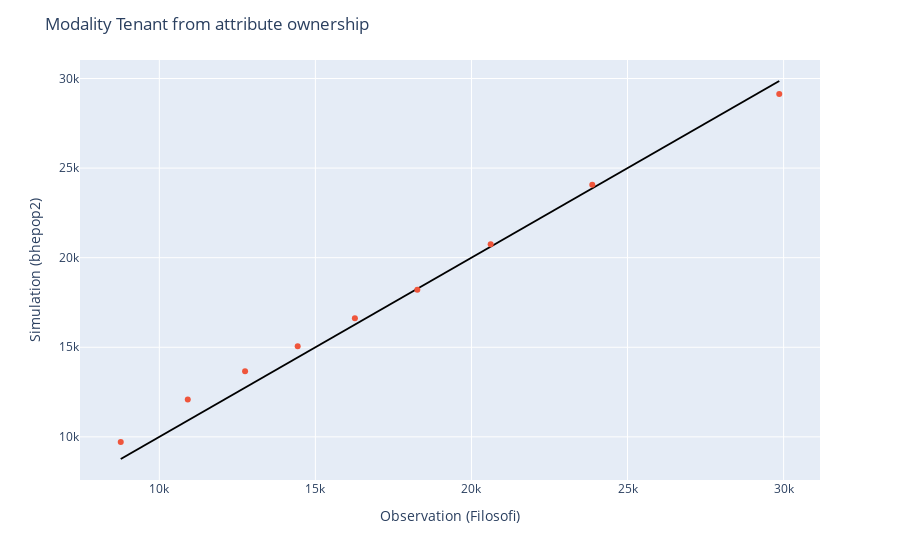

The notebook cell this image was saved under:
### Code cell
plot_analysis(df_analysis, "ownership", "Tenant")

### Figure 1 — Plotly figure (JSON) as saved in the notebook; plotly's stock layout.template omitted (floating-point values rounded to 4 significant figures)
{"data": [{"hovertemplate": "x=%{x}<br>y=%{y}<extra></extra>", "legendgroup": "", "line": {"color": "black", "dash": "solid"}, "marker": {"symbol": "circle"}, "mode": "lines", "name": "", "orientation": "v", "showlegend": false, "type": "scatter", "x": [8764.0, 10912, 12748, 14430.0, 16270.0, 18266, 20620.0, 23870, 29860.0], "xaxis": "x", "y": [8764.0, 10912, 12748, 14430.0, 16270.0, 18266, 20620.0, 23870, 29860.0], "yaxis": "y"}, {"mode": "markers", "name": "bhepop2", "type": "scatter", "x": [8764.0, 10912, 12748, 14430.0, 16270.0, 18266, 20620.0, 23870, 29860.0], "y": [9714.0, 12080.0, 13657, 15051, 16620.0, 18210.0, 20750.0, 24070.0, 29140.0]}], "layout": {"legend": {"tracegroupgap": 0}, "margin": {"t": 60}, "showlegend": false, "title": {"text": "Modality Tenant from attribute ownership"}, "xaxis": {"anchor": "y", "domain": [0, 1], "title": {"text": "Observation (Filosofi)"}}, "yaxis": {"anchor": "x", "domain": [0, 1], "title": {"text": "Simulation (bhepop2)"}}}}
